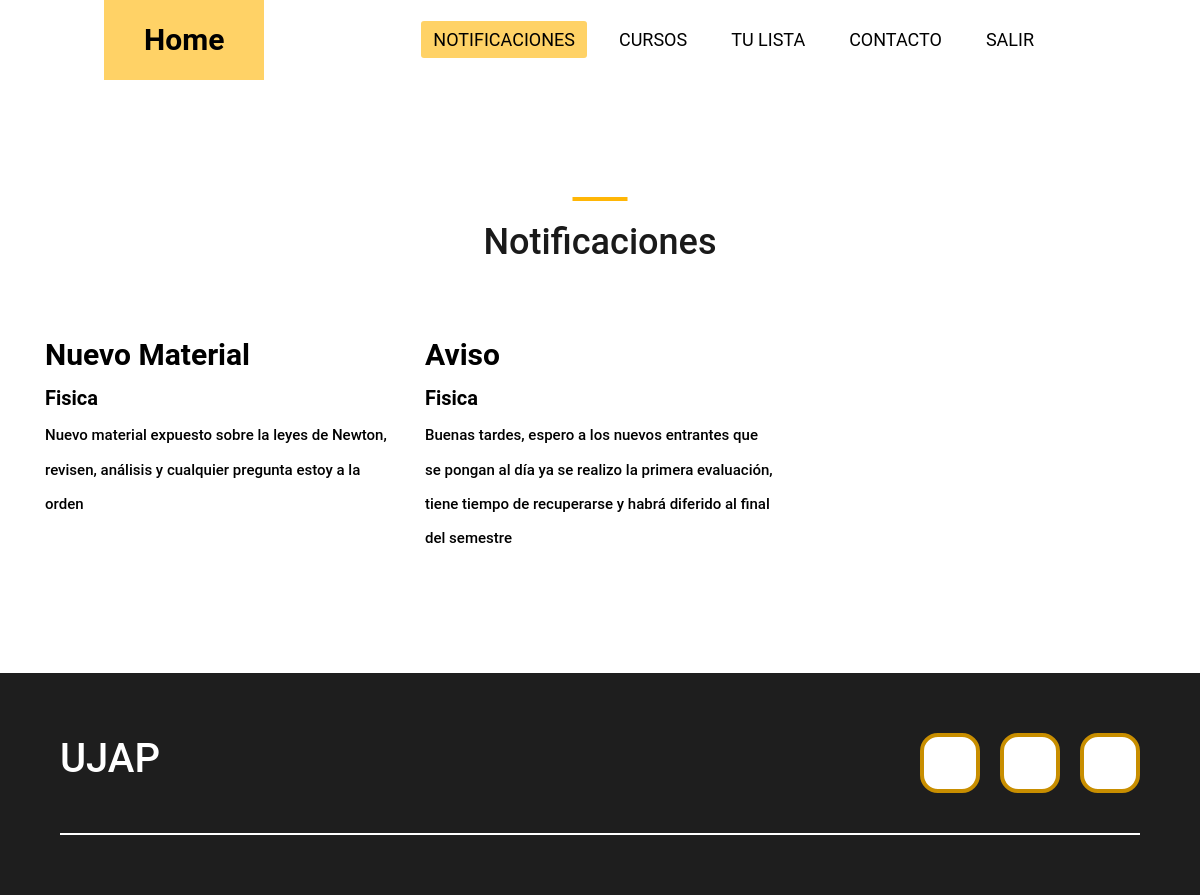
Page /cursos/notificaciones/2 (signed in) on the committed database.
### gestionCursos/models.py (models this page shows)
class Notificacion(models.Model):
    titulo = models.CharField(max_length=40, default="Nada")
    curso = models.ForeignKey(Curso , on_delete=models.CASCADE)
    descripcion = models.CharField(max_length=200)
    created =  models.DateTimeField(auto_now_add=True)
    updated =  models.DateTimeField(auto_now_add=True)
    class Meta:
        verbose_name='notificacion'
        verbose_name_plural='notificaciones'
    def __str__(self):
        return self.titulo

class Curso(models.Model):
    nombre = models.CharField(max_length=30)
    descripcion = models.CharField(max_length=80)
    cupos = models.IntegerField()
    pendientes = models.IntegerField(default=0)
    categoria = models.ForeignKey(Categoria, on_delete=models.CASCADE)
    autor = models.ForeignKey(User, on_delete=models.CASCADE)
    created =  models.DateTimeField(auto_now_add=True)
    updated =  models.DateTimeField(auto_now_add=True)
    class Meta:
        verbose_name='curso'
        verbose_name_plural='cursos'
    def __str__(self):
        return self.nombre

### gestionCursos/views.py (the view)
# urls.py: path('notificaciones/<user_id>', login_required(views.notificaciones), name="notificaciones"),
def notificaciones(request,user_id):
    lista=[]
    cursosUsuario = CursosUsuarios.objects.filter(usuario=user_id)
    for dato in cursosUsuario:
        print(dato.curso.id)
    for elemento in cursosUsuario:
        dato = Aceptacion.objects.get(CursosUsuarios=elemento)
        if dato.aceptado:
            Notificaciones = Notificacion.objects.filter(curso=elemento.curso.id)
            print(Notificaciones)
            lista.append(Notificaciones)
    print(lista)
    return render(request,"gestionCursos/notificacion.html",{"lista":lista})

### gestionCursos/Templates/gestionCursos/notificacion.html (shortened to what this page needs)
{% extends "gestionCursos/base.html" %}
{% load static %}
{% block extracss %}
<link rel="stylesheet" href="{% static 'gestionCursos/css/bootstrap4/bootstrap.min.css' %}">
<link rel="stylesheet" href="{% static 'gestionCursos/css/main_styles.css' %}">
<link rel="stylesheet" href="{% static 'gestionCursos/css/responsive.css' %}">
<link rel="stylesheet" href="{% static 'gestionCursos/css/list.css' %}">
{% endblock extracss %}
{% block content %}
{% include "gestionCursos/nav.html" %}
<main>
<div class="super_container">
	<div class="services page_section">
		<div class="container">
			<div class="row">
				<div class="col">
					<div class="section_title text-center">
						<h1>Notificaciones</h1>
					</div>
				</div>
			</div>
			<div class="row services_row">
				{% for elemento in lista %}
				{% for dato in elemento %}
				<div class="col-lg-4 service_item text-left d-flex flex-column align-items-start justify-content-start">
					<h3 style="color: black; font-size:30px; font-weight:bold;">{{dato.titulo}}</h3>
					<h2 style="color: black; font-size:20px; font-weight:bold;">{{dato.curso}}</h2>
					<p style="color: black; font-size:15px;">{{dato.descripcion}}</p>
				</div>
				{% endfor %}
				{% endfor %}
			</div>
		</div>
	</div>
</div>
</main>
{% endblock %}

### gestionCursos/static/gestionCursos/css/basee.css (style rules this page uses)
* { margin: 0px; border: 0px; box-sizing: border-box; }
:root { scroll-behavior:smooth; }
body { font-family: 'Open Sans', sans-serif; }

### gestionCursos/static/gestionCursos/css/main_styles.css (style rules this page uses)
* { margin: 0; padding: 0; -webkit-font-smoothing: antialiased; -webkit-text-shadow: rgba(0,0,0,.01) 0 0 1px; text-shadow: rgba(0,0,0,.01) 0 0 1px; }
body { font-family: 'Roboto', sans-serif; font-size: 14px; font-weight: 400; background: #FFFFFF; color: #a5a5a5; }
div { display: block; position: relative; -webkit-box-sizing: border-box; -moz-box-sizing: border-box; box-sizing: border-box; }
p { font-family: 'Roboto', sans-serif; font-size: 14px; line-height: 2.29; font-weight: 400; color: #a5a5a5; -webkit-font-smoothing: antialiased; -webkit-text-shadow: rgba(0,0,0,.01) 0 0 1px; text-shadow: rgba(0,0,0,.01) 0 0 1px; }
h1 { font-size: 36px; }
h2 { font-size: 22px; }
h3 { font-size: 18px; }
h1, h2, h3, h4, h5, h6 { font-family: 'Roboto', sans-serif; -webkit-font-smoothing: antialiased; -webkit-text-shadow: rgba(0,0,0,.01) 0 0 1px; text-shadow: rgba(0,0,0,.01) 0 0 1px; }
.super_container { width: 100%; overflow: hidden; }
.page_section { padding-top: 117px; padding-bottom: 117px; }
.section_title h1 { display: block; color: #1a1a1a; font-weight: 500; padding-top: 24px; }
.section_title h1::before { display: block; position: absolute; top: 0; left: 50%; -webkit-transform: translateX(-50%); -moz-transform: translateX(-50%); -ms-transform: translateX(-50%); -o-transform: translateX(-50%); transform: translateX(-50%); width: 55px; height: 4px; content: ''; background: #ffb606; }
.services { padding-bottom: 76px; }
.services_row { margin-top: 65px; }
.service_item { margin-bottom: 41px; }
.service_item h3 { font-family: 'Roboto', sans-serif; font-size: 22px; font-weight: 500; color: #1a1a1a; margin-bottom: 13px; }
.service_item p { font-size: 14px; font-weight: 500; color: #a5a5a5; max-width: 100%; margin-bottom: 0px; }

### rows in the picture
Notificacion: titulo "Nuevo Material", curso "Fisica", descripcion "Nuevo material expuesto sobre la leyes de Newton, revisen, análisis y cualquier pregunta estoy a la orden"
Notificacion: titulo "Aviso", curso "Fisica", descripcion "Buenas tardes, espero a los nuevos entrantes que se pongan al día ya se realizo la primera evaluación, tiene tiempo de recuperarse y habrá diferido al final del semestre"
